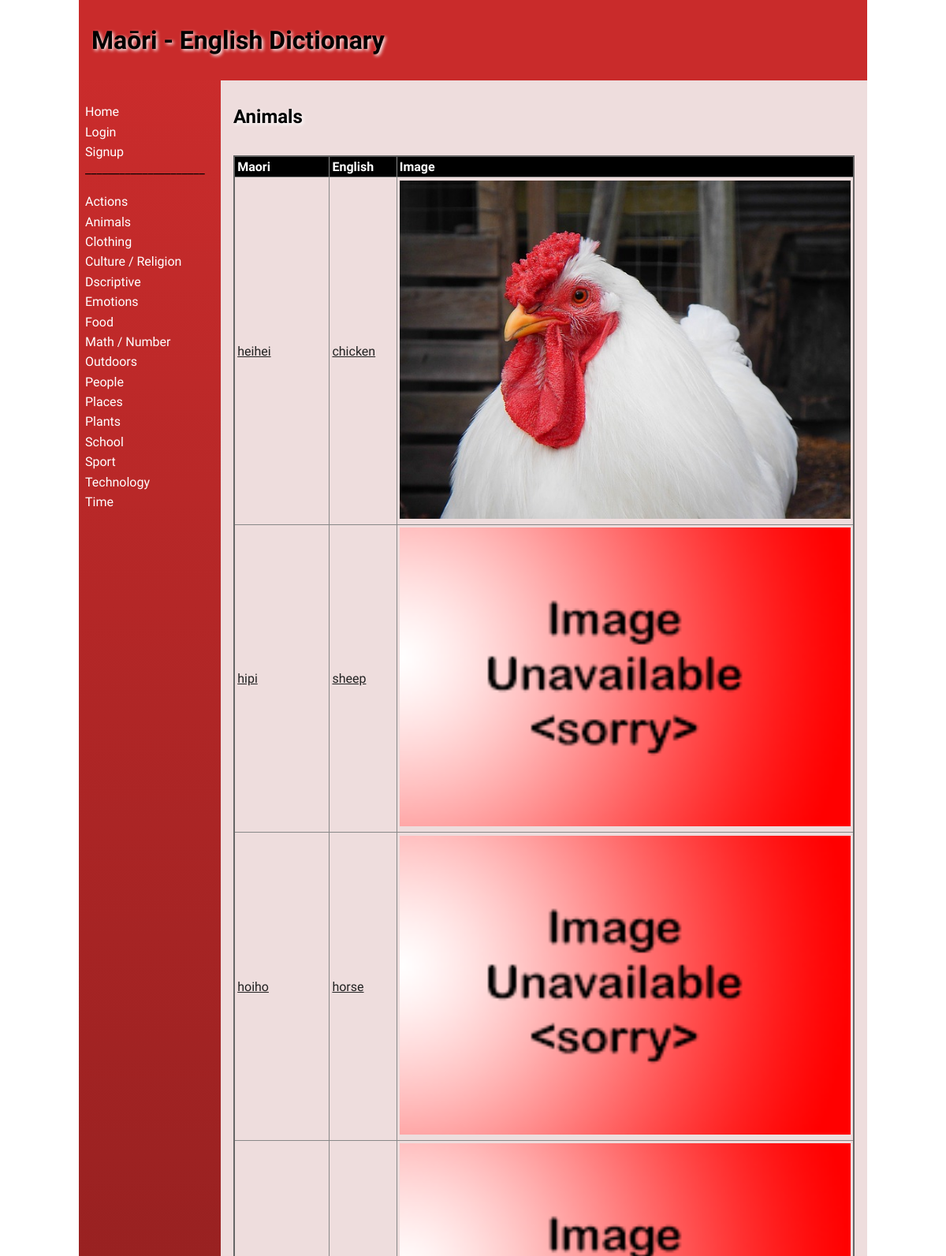
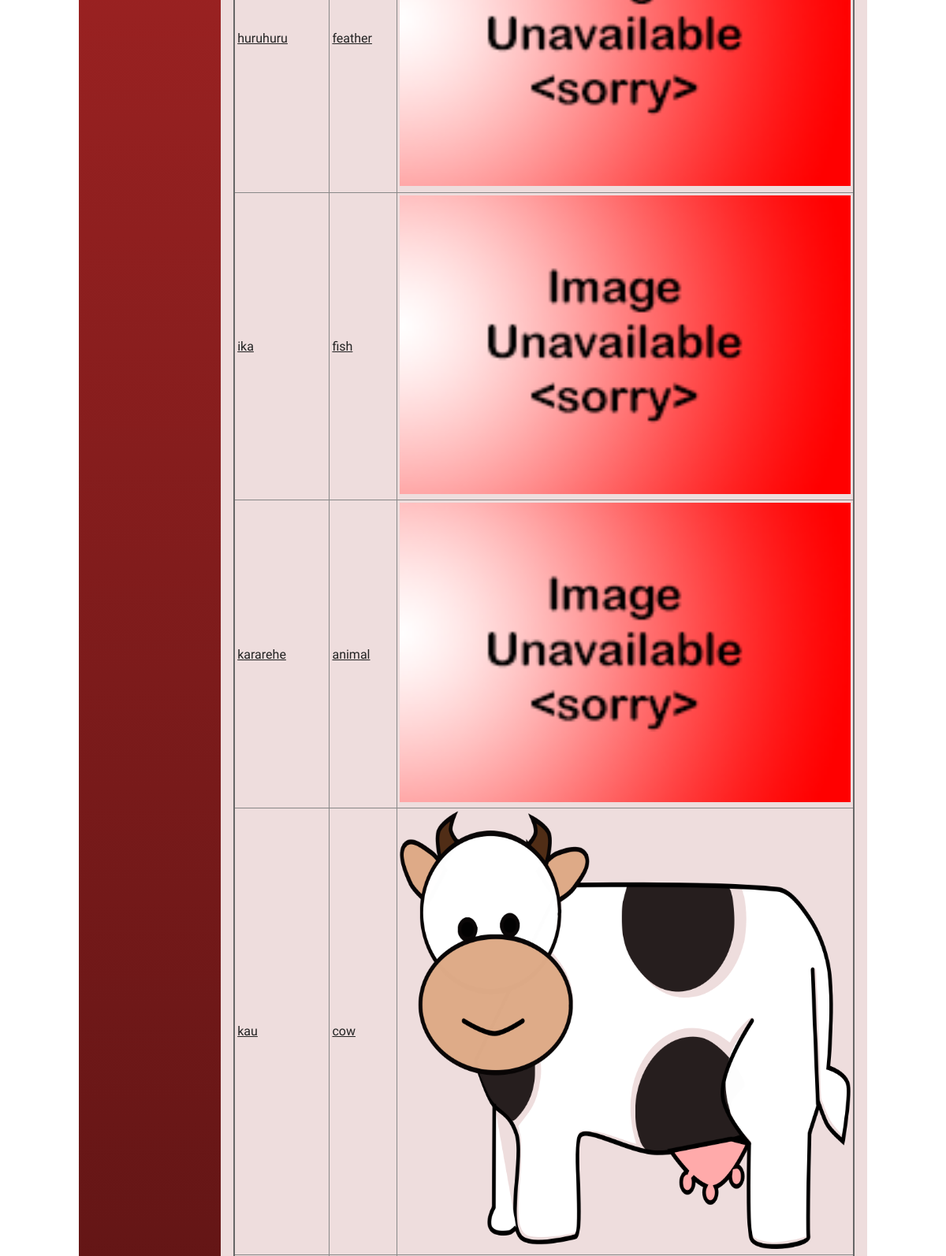
Page /category/2 (upper part) on the committed database (2 pictures, top to bottom).
### tables this page shows
CREATE TABLE "categories"
(
    id   INTEGER
        constraint categories_pk
            primary key autoincrement,
    name varchar(30)
);

CREATE TABLE "product"
(
    id          INTEGER
        constraint product_pk
            primary key autoincrement,
    maori       varchar(30),
    english     varchar(30),
    category_id INTEGER,
    description varchar(300),
    level       INTEGER,
    image       varchar(30),
    user_id     INTEGER
        references user,
    date_added  date
);

### app.py (the view)
@app.route('/category/<cat_id>')
def render_category_page(cat_id):
    con = create_connection(DATABASE)
    query = "SELECT * FROM categories WHERE id=?"
    cur = con.cursor()
    cur.execute(query, (cat_id,))
    cur_category = cur.fetchall()
    query = "SELECT * FROM product WHERE category_id=?"
    cur = con.cursor()  # You need this lin next
    cur.execute(query, (cat_id,))  # this line executes the query
    translation_list = cur.fetchall()  # puts the results into a list usable in python
    con.close()
    return render_template("category.html", logged_in=is_logged_in(),
                           user_data=user_id_conversion(session.get("user_id")), all_categories=get_categories(),
                           modify=edit(),
                           words_found=translation_list, cat_data=cur_category)

### app.py (called while the page is built)
def create_connection(db_file):
    try:
        connection = sqlite3.connect(db_file)
        return connection
    except Error as e:
        print(e)
    return None

def get_categories():
    con = create_connection(DATABASE)
    query = "SELECT id, name FROM categories"
    cur = con.cursor()
    cur.execute(query)
    category_list = cur.fetchall()
    con.close()
    return category_list

def is_logged_in():
    if session.get('email') is None:
        print('not logged in')
        return False
    else:
        print('logged in')
        return True

def user_id_conversion(user_id):
    con = create_connection(DATABASE)
    query = "SELECT * FROM user where id=?"
    cur = con.cursor()
    cur.execute(query, (user_id, ))
    return_name = cur.fetchall()
    print(return_name)
    con.close()
    return return_name

def edit():
    if session.get("modify") == 1:
        print("Is a teacher")
        return True
    else:
        print("is not a teacher")
        return False

### templates/category.html (shortened to what this page needs)
{% extends 'base.html' %}
{% block heading %}Maōri - English Dictionary{% endblock %}
{% block main %}
<div class="">
    <h2>{{ cat_data[0][1] }}</h2>
    <br>
    <table>
        <tr>
            <th>Maori</th>
            <th>English</th>
            <th>Image</th>
        </tr>
        {% for word in words_found %}
        <tr class="">
            <td><a href="\dictionary/{{ word[0] }}">{{ word[1] }}</a></td>
            <td><a href="\dictionary/{{ word[0] }}">{{ word[2] }}</a></td>
            <td><img src="/static/images/{{ word[6] }}"></td>
        </tr>
        {% endfor %}
    </table>
</div>
{% endblock %}

### templates/base.html (shortened to what this page needs)
<!doctype html>
<html lang="en">
<head>
    <link href="{{ url_for('static', filename='css/style.css') }}" rel="stylesheet">
</head>
<body>
<div id="container">
    <header>
        <h1>{% block heading %}Maori Dictionary{% endblock %}</h1>
    </header>
    <nav>
        <ul>
            <li><a href="\">Home</a></li>
            {% if not logged_in %}
                <li><a href="\login">Login</a></li>
                <li><a href="\signup">Signup</a></li>
            {% else %}
                <li><a href="\logout">Logout</a></li>
            {% endif %}
            <p4>_____________________</p4>
            <br>
            <br>
            {% for category in all_categories %}
            <li><a href="\category/{{ category[0] }}">{{ category[1] }}</a></li>
            {% endfor %}
        </ul>
    </nav>
    <main>
        {% block main%}{% endblock %}
    </main>
</div>
</body>
</html>

### static/css/style.css (style rules this page uses)
* { font-family: Comfortaa, sans-serif; margin: 0; padding: 0; box-sizing: border-box; }
#container { display: grid; grid-template-columns: 75px auto; grid-template-areas: 'nav header' 'main main' 'footer footer'; }
header { grid-area: header; background-color: rgba(193, 9, 9, 0.86); padding: 1rem; }
nav { grid-area: nav; }
main { grid-area: main; padding: 1rem; background-color: #edd; }
h1, h2, h3, h4 { padding: 1rem 0; font-family: 'Suez One', serif; color: #000; text-shadow: 2px 2px 4px #fff; }
a { color: #222; }
img { width: 100%; }
table { width: 100%; border: 2px solid #666; border-collapse: collapse; }
th, td { border: 1px solid #888; padding: 0.2rem; text-align: left; }
th { background-color: #000; color: #fff; }
@media only screen and (min-width: 768px) { #container { grid-template-columns: 180px auto; grid-template-areas: 'header header' 'nav main' 'footer footer'; } }
@media only screen and (min-width: 768px) { nav { background: linear-gradient(180deg, rgba(193, 9, 9, 0.86) 0%, rgba(0, 0, 0, 1) 50%, rgba(193, 9, 9, 0.86) 100%); padding: 0.5rem; } }
@media only screen and (min-width: 768px) { nav ul { list-style: none; } }
@media only screen and (min-width: 768px) { nav li { padding: 0.2rem 0; } }
@media only screen and (min-width: 768px) { nav a { color: #fff; text-decoration: none; } }
@media only screen and (min-width: 1000px) { #container { width: 1000px; margin: auto; } }

### rows in the picture
categories: name "Actions"
categories: name "Animals"
categories: name "Clothing"
categories: name "Culture / Religion"
categories: name "Dscriptive"
categories: name "Emotions"
categories: name "Food"
categories: name "Math / Number"
categories: name "Outdoors"
categories: name "People"
categories: name "Places"
categories: name "Plants"
categories: name "School"
categories: name "Sport"
categories: name "Technology"
categories: name "Time"
product: maori "heihei", english "chicken", image (picture)
product: maori "hipi", english "sheep", image (placeholder picture)
product: maori "hoiho", english "horse", image (placeholder picture)
product: maori "huruhuru", english "feather", image (placeholder picture)
product: maori "ika", english "fish", image (placeholder picture)
product: maori "kararehe", english "animal", image (placeholder picture)
product: maori "kau", english "cow", image (picture)
